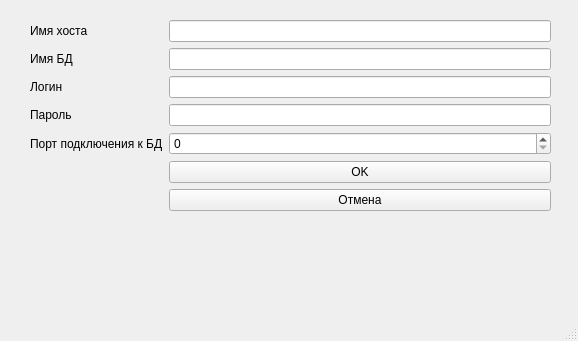
<?xml version="1.0" encoding="UTF-8"?>
<ui version="4.0">
 <class>MainWindow</class>
 <widget class="QMainWindow" name="MainWindow">
  <property name="geometry">
   <rect>
    <x>0</x>
    <y>0</y>
    <width>578</width>
    <height>341</height>
   </rect>
  </property>
  <property name="focusPolicy">
   <enum>Qt::FocusPolicy::WheelFocus</enum>
  </property>
  <property name="windowTitle">
   <string>Подключение к БД</string>
  </property>
  <widget class="QWidget" name="centralwidget">
   <widget class="QWidget" name="layoutWidget">
    <property name="geometry">
     <rect>
      <x>30</x>
      <y>20</y>
      <width>521</width>
      <height>267</height>
     </rect>
    </property>
    <layout class="QFormLayout" name="formLayout">
     <item row="0" column="0">
      <widget class="QLabel" name="label">
       <property name="text">
        <string>Имя хоста</string>
       </property>
      </widget>
     </item>
     <item row="0" column="1">
      <widget class="QLineEdit" name="hostname">
       <property name="text">
        <string/>
       </property>
       <property name="placeholderText">
        <string/>
       </property>
      </widget>
     </item>
     <item row="2" column="0">
      <widget class="QLabel" name="label_2">
       <property name="text">
        <string>Имя БД</string>
       </property>
      </widget>
     </item>
     <item row="2" column="1">
      <widget class="QLineEdit" name="databaseName"/>
     </item>
     <item row="4" column="0">
      <widget class="QLabel" name="label_3">
       <property name="text">
        <string>Логин</string>
       </property>
      </widget>
     </item>
     <item row="4" column="1">
      <widget class="QLineEdit" name="login"/>
     </item>
     <item row="6" column="0">
      <widget class="QLabel" name="label_4">
       <property name="text">
        <string>Пароль</string>
       </property>
      </widget>
     </item>
     <item row="6" column="1">
      <widget class="QLineEdit" name="password"/>
     </item>
     <item row="8" column="0">
      <widget class="QLabel" name="label_5">
       <property name="text">
        <string>Порт подключения к БД</string>
       </property>
      </widget>
     </item>
     <item row="8" column="1">
      <widget class="QSpinBox" name="port"/>
     </item>
     <item row="10" column="1">
      <widget class="QPushButton" name="cancel">
       <property name="text">
        <string>Отмена</string>
       </property>
      </widget>
     </item>
     <item row="9" column="1">
      <widget class="QPushButton" name="connectButton">
       <property name="text">
        <string>OK</string>
       </property>
      </widget>
     </item>
    </layout>
   </widget>
  </widget>
  <widget class="QMenuBar" name="menubar">
   <property name="geometry">
    <rect>
     <x>0</x>
     <y>0</y>
     <width>578</width>
     <height>26</height>
    </rect>
   </property>
  </widget>
  <widget class="QStatusBar" name="statusbar"/>
 </widget>
 <resources/>
 <connections/>
</ui>
